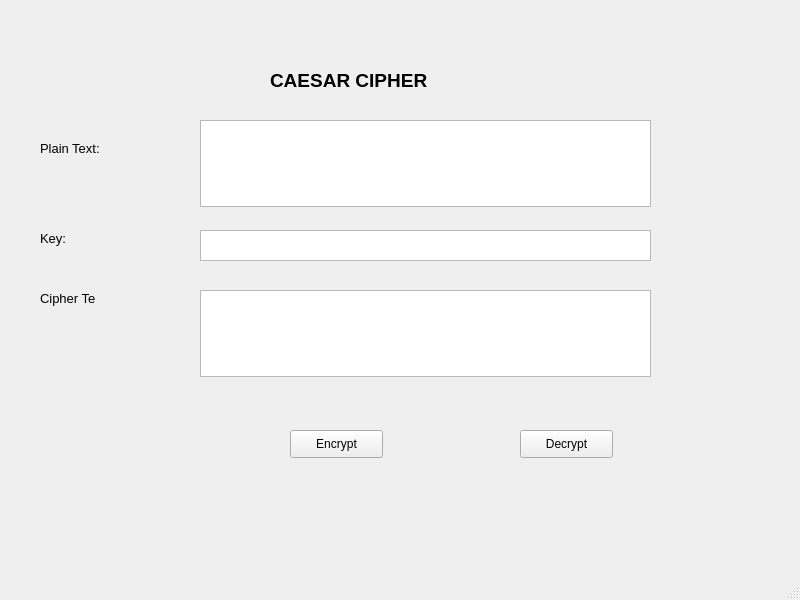
<?xml version="1.0" encoding="UTF-8"?>
<ui version="4.0">
 <class>MainWindow</class>
 <widget class="QMainWindow" name="MainWindow">
  <property name="geometry">
   <rect>
    <x>0</x>
    <y>0</y>
    <width>800</width>
    <height>600</height>
   </rect>
  </property>
  <property name="windowTitle">
   <string>MainWindow</string>
  </property>
  <widget class="QWidget" name="centralwidget">
   <widget class="QLabel" name="label">
    <property name="geometry">
     <rect>
      <x>270</x>
      <y>50</y>
      <width>201</width>
      <height>61</height>
     </rect>
    </property>
    <property name="font">
     <font>
      <pointsize>14</pointsize>
      <weight>75</weight>
      <bold>true</bold>
     </font>
    </property>
    <property name="text">
     <string>CAESAR CIPHER</string>
    </property>
   </widget>
   <widget class="QLabel" name="label_2">
    <property name="geometry">
     <rect>
      <x>40</x>
      <y>140</y>
      <width>81</width>
      <height>16</height>
     </rect>
    </property>
    <property name="font">
     <font>
      <pointsize>10</pointsize>
     </font>
    </property>
    <property name="text">
     <string>Plain Text:</string>
    </property>
   </widget>
   <widget class="QLabel" name="label_3">
    <property name="geometry">
     <rect>
      <x>40</x>
      <y>230</y>
      <width>55</width>
      <height>16</height>
     </rect>
    </property>
    <property name="font">
     <font>
      <pointsize>10</pointsize>
     </font>
    </property>
    <property name="text">
     <string>Key:</string>
    </property>
   </widget>
   <widget class="QLabel" name="label_4">
    <property name="geometry">
     <rect>
      <x>40</x>
      <y>290</y>
      <width>55</width>
      <height>16</height>
     </rect>
    </property>
    <property name="font">
     <font>
      <pointsize>10</pointsize>
     </font>
    </property>
    <property name="text">
     <string>Cipher Text:</string>
    </property>
   </widget>
   <widget class="QPlainTextEdit" name="txt_plain_text">
    <property name="geometry">
     <rect>
      <x>200</x>
      <y>120</y>
      <width>451</width>
      <height>87</height>
     </rect>
    </property>
   </widget>
   <widget class="QPlainTextEdit" name="txt_cipher_text">
    <property name="geometry">
     <rect>
      <x>200</x>
      <y>290</y>
      <width>451</width>
      <height>87</height>
     </rect>
    </property>
   </widget>
   <widget class="QPushButton" name="btn_encrypt">
    <property name="geometry">
     <rect>
      <x>290</x>
      <y>430</y>
      <width>93</width>
      <height>28</height>
     </rect>
    </property>
    <property name="text">
     <string>Encrypt</string>
    </property>
   </widget>
   <widget class="QPushButton" name="btn_decrypt">
    <property name="geometry">
     <rect>
      <x>520</x>
      <y>430</y>
      <width>93</width>
      <height>28</height>
     </rect>
    </property>
    <property name="text">
     <string>Decrypt</string>
    </property>
   </widget>
   <widget class="QTextEdit" name="textEdit">
    <property name="geometry">
     <rect>
      <x>200</x>
      <y>230</y>
      <width>451</width>
      <height>31</height>
     </rect>
    </property>
   </widget>
  </widget>
  <widget class="QMenuBar" name="menubar">
   <property name="geometry">
    <rect>
     <x>0</x>
     <y>0</y>
     <width>800</width>
     <height>26</height>
    </rect>
   </property>
  </widget>
  <widget class="QStatusBar" name="statusbar"/>
 </widget>
 <resources/>
 <connections/>
</ui>
